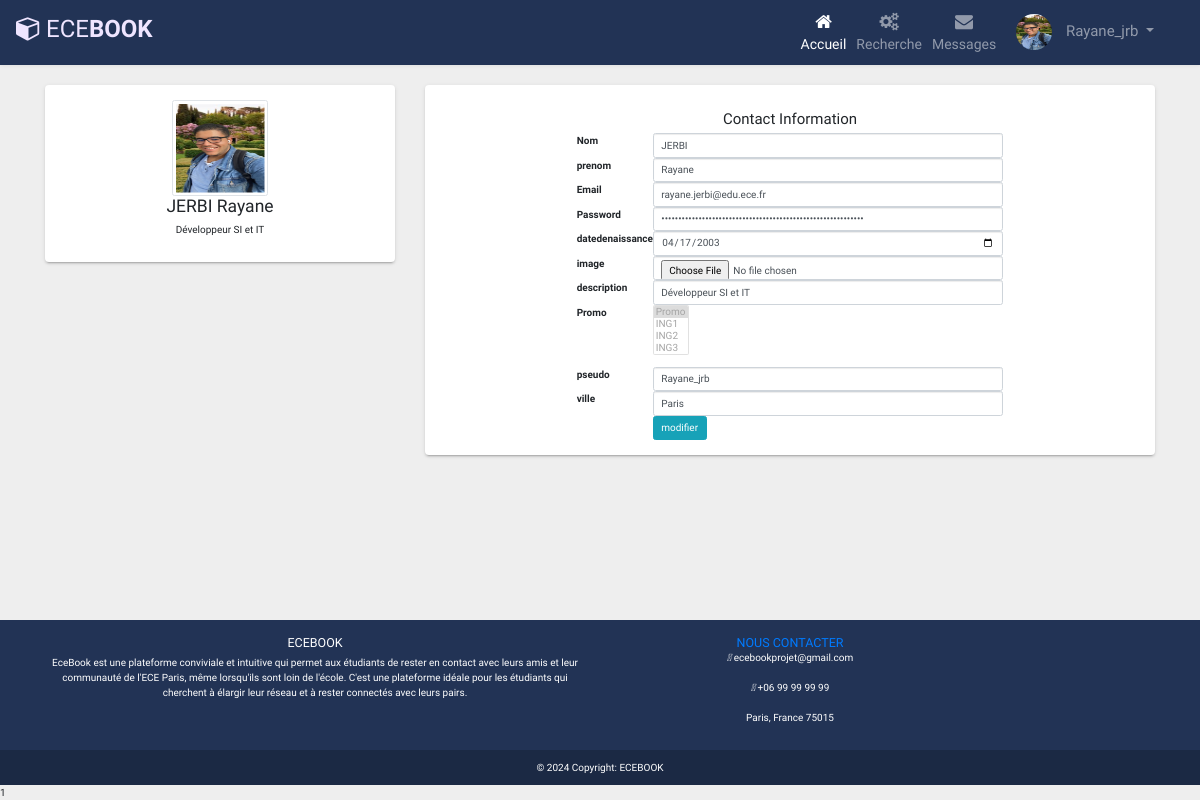
The app's page /views/updateUser.php (signed in) with its own data.
### tables this page shows
CREATE TABLE IF NOT EXISTS `utilisateur` (
  `id_user` int NOT NULL AUTO_INCREMENT,
  `nom` varchar(255) DEFAULT NULL,
  `prenom` varchar(255) DEFAULT NULL,
  `image` varchar(255) NOT NULL,
  `ville` varchar(255) DEFAULT NULL,
  `adressemail` varchar(255) DEFAULT NULL,
  `mdp` varchar(255) DEFAULT NULL,
  `roll` enum('etudiant','professeur','admin') DEFAULT 'etudiant',
  `promo` text,
  `datedenaissance` date DEFAULT NULL,
  `description` varchar(255) DEFAULT NULL,
  `pseudo` varchar(255) DEFAULT NULL,
  `code_confirmation` varchar(255) NOT NULL,
  `confirmer` tinyint(1) DEFAULT 1,
  PRIMARY KEY (`id_user`)
);

### controller/database.php (called while the page is built, shortened)
<?php
class Database{
    private static $dns;
    private static $user;
    private static $password;
    private static $database;
    public function __construct()
    {
        self::$dns = "mysql:host=localhost;dbname=ecebook;port=3306";
        self::$user = "root";
        self::$password = "";
        try {
            self::$database = new PDO(self::$dns, self::$user, self::$password);
            self::$database->setAttribute(PDO::ATTR_ERRMODE, PDO::ERRMODE_EXCEPTION);
        } catch(PDOException $e) {
            echo "Erreur de connexion à la base de données: " . $e->getMessage();
            die();
        }
    }
    public static function getInstance() {
        return self::$database;
    }
public function GetUserById($user_id) {
    $database = self::getInstance();
    $query = "SELECT * FROM utilisateur  WHERE id_user = ?";
    $statement = $database->prepare($query);
    $statement->bindParam(1, $user_id, PDO::PARAM_INT);
    $statement->execute();
    $user = $statement->fetch(PDO::FETCH_ASSOC);
    return $user;
}
}

### views/updateUser.php (the view, shortened to what this page needs)
<!DOCTYPE html>
<html lang="en">
<head>
    <link rel="stylesheet" href="https://maxcdn.bootstrapcdn.com/bootstrap/3.3.7/css/bootstrap.min.css">
</head>
<body>
<?php require("../model/navbar.php") ?>
<form action="../model/updateUser.php" method="POST" enctype="multipart/form-data">
<div class="container bootstrap snippets bootdey">
<div class="row ng-scope">
    <div class="col-md-4">
        <div class="panel panel-default">
            <div class="panel-body text-center">
                <div class="pv-lg">
                <?php
					if($user["image"] != null) : ?>
						<img src="../uploads/<?=  $user["image"] ?>" class="center-block img-responsive img-circle img-thumbnail thumb96"
                        alt="Contact">
                    <?php elseif ($user["image"] == null) : ?>
						<img src="../uploads/avatar.png" class="center-block img-responsive img-circle img-thumbnail thumb96"
                        alt="Contact">
                    <?php endif ; ?>
                </div>
                <h3 class="m0 text-bold"><?= $user["nom"] . " " . $user["prenom"]  ?></h3>
                <div class="mv-lg">
                    <p><?=  $user["description"]  ?></p>
                </div>
            </div>
        </div>
    </div>
    <div class="col-md-8">
        <div class="panel panel-default">
            <div class="panel-body">
                <div class="h4 text-center">Contact Information</div>
                <div class="row pv-lg">
                    <div class="col-lg-2"></div>
                    <div class="col-lg-8">
                        <form class="form-horizontal ng-pristine ng-valid">
                            <div class="form-group">
                                <label class="col-sm-2 control-label" for="inputContact1">Nom</label>
                                <div class="col-sm-10">
                                    <input class="form-control" id="inputContact1" name="nom" type="text" placeholder="" value="<?=  $user["nom"] ?>" required>
                                </div>
                            </div>
                            <div class="form-group">
                                <label class="col-sm-2 control-label" for="inputContact2">prenom</label>
                                <div class="col-sm-10">
                                    <input class="form-control" id="inputContact2" name="prenom" type="text" value="<?= $user["prenom"]  ?>" required>
                                </div>
                            </div>
                            <div class="form-group">
                                <label class="col-sm-2 control-label" for="inputContact3">Email</label>
                                <div class="col-sm-10">
                                    <input  class="form-control" id="email"  name="email" type="email" value="<?=  $user["adressemail"] ?>" required>
                                </div>
                            </div>
                            <div class="form-group">
                                <label class="col-sm-2 control-label" for="inputContact4">Password</label>
                                <div class="col-sm-10">
                                    <input class="form-control" id="inputContact4" name="motdepasse" type="password" placeholder="Tapez votre mot de passe..." minlength="10" value="<?=  $user['mdp'] ?: '' ?>" required>
                                </div>
                            </div>
                            <div class="form-group">
                                <label class="col-sm-2 control-label" for="inputContact5">datedenaissance</label>
                                <div class="col-sm-10">
                                    <input class="form-control" name="naissance" id="inputContact5" type="date" value="<?=  $user["datedenaissance"] ?>"required>
                                </div>
                            </div>
                            <div class="form-group">
                                <label class="col-sm-2 control-label" for="inputContact6">image</label>
                                <div class="col-sm-10">
                                    <input class="form-control" name="image" id="inputContact6" type="file" value="<?=  $user["image"] ?>">
                                </div>
                            </div>
                            <div class="form-group">
                                <label class="col-sm-2 control-label" for="inputContact7">description</label>
                                <div class="col-sm-10">
                                    <input class="form-control"  name="description" id="inputContact7" type="text" value="<?=  $user["description"] ?>"required>
                                </div>
                            </div>
                            <div class="form-group" id="promo-group">
                                <label class="col-sm-2 control-label" for="inputContact8">Promo</label>
                                <div class="col-sm-10">
                                <select multiple class="form-select form-select-lg mb-3" aria-label=".form-select-lg example" id="select-group-promo" name="choixPromo[]">
                                        <option selected>Promo</option>
                                        <option value="ING1">ING1</option>
                                        <option value="ING2">ING2</option>
                                        <option value="ING3">ING3</option>
                                        <option value="ING4">ING4</option>
                                    </select>
                                    </div>
                                </div>
                            <div class="form-group">
                                <label class="col-sm-2 control-label" for="inputContact7">pseudo</label>
                                <div class="col-sm-10">
                                    <input class="form-control"  name="pseudo" id="inputContact7" type="text" value="<?=  $user["pseudo"] ?>"required>
                                </div>
                            </div>
                            <div class="form-group">
                                <label class="col-sm-2 control-label" for="inputContact8">ville</label>
                                <div class="col-sm-10">
                                    <input class="form-control" name="ville" id="inputContact8" type="text" placeholder="ville" value="<?= $user["ville"]  ?>"required>
                                </div>
                            </div>
                            <div class="form-group">
                                <div class="col-sm-offset-2 col-sm-10">
                                    <button name="submit" class="btn btn-info" type="submit">modifier</button>
                                </div>
                            </div>
                        </form>
                    </div>
                </div>
            </div>
        </div>
    </div>
</div>
</div>
</form>
<?=include("footer.php")?>
</body>
</html>

### model/navbar.php (shortened to what this page needs)
<?php
require_once("../controller/database.php");
if(isset($_SESSION["id_user"])){
	$db = new Database();
	$user = $db->GetUserById($_SESSION["id_user"]);
}
?>
<!DOCTYPE html>
<html lang="en">
<head>
<link rel="stylesheet" href="https://stackpath.bootstrapcdn.com/bootstrap/4.5.0/css/bootstrap.min.css">
<link rel="stylesheet" href="https://maxcdn.bootstrapcdn.com/font-awesome/4.7.0/css/font-awesome.min.css">
<link rel="stylesheet" href="../style/navbar.css">
</head>
<body>
<nav class="navbar navbar-expand-xl navbar-dark bg-dark">
	<a href="#" class="navbar-brand"><i class="fa fa-cube"></i>ECE<b>BOOK</b></a>
	<div id="navbarCollapse" class="collapse navbar-collapse justify-content-start">
		<?php if(isset($_SESSION["id_user"])) : ?>
		<div class="navbar-nav ml-auto">
			<a href="../views/index2.php" class="nav-item nav-link active"><i class="fa fa-home"></i><span>Accueil</span></a>
			<a href="../views/navSearchUsers.php" class="nav-item nav-link"><i class="fa fa-gears"></i><span>Recherche</span></a>
			<a href="../views/messagerie.php" class="nav-item nav-link"><i class="fa fa-envelope"></i><span>Messages</span></a>
			<div class="nav-item dropdown">
				<a href="#" data-toggle="dropdown" class="nav-item nav-link dropdown-toggle user-action">
				<?php
					if($user["image"] != null) : ?>
						<img src="../uploads/<?=  $user["image"] ?>" class="avatar" alt="Avatar"> <?=  $user["pseudo"] ?>
                    <?php elseif ($user["image"] == null) : ?>
						<img src="../uploads/avatar.png" class="avatar" alt="Avatar"> <?=$user["pseudo"] ?>
                    <?php endif ; ?>
				</a>
			</div>
		</div>
        <?php endif ; ?>
	</div>
</nav>
</body>
</html>

### style/navbar.css (style rules this page uses)
body { background: #eeeeee; font-family: 'Varela Round', sans-serif; }
.navbar { color: #fff; background: #223355 !important; padding: 5px 16px; border-radius: 0; border: none; box-shadow: 0 0 4px rgba(0, 0, 0, .1); }
.navbar img { border-radius: 50%; width: 36px; height: 36px; margin-right: 10px; }
.navbar .navbar-brand { color: #efe5ff; padding-left: 0; padding-right: 50px; font-size: 24px; }
.navbar .navbar-brand i { font-size: 25px; margin-right: 5px; }
.navbar .nav-item i { font-size: 18px; }
.navbar .nav-item span { position: relative; top: 3px; }
.navbar .navbar-nav>a { color: #efe5ff; padding: 8px 15px; font-size: 14px; }
.navbar .navbar-nav>a>i { display: block; text-align: center; }
.navbar .navbar-nav .user-action { padding: 9px 15px; font-size: 15px; }

### views/updateUser.php (style rules this page uses)
body { margin-top:20px; background:#f5f7fa; }
.panel.panel-default { border-top-width: 3px; }
.panel { box-shadow: 0 3px 1px -2px rgba(0,0,0,.14),0 2px 2px 0 rgba(0,0,0,.098),0 1px 5px 0 rgba(0,0,0,.084); border: 0; border-radius: 4px; margin-bottom: 16px; }
.thumb96 { width: 96px!important; height: 96px!important; }

### records on screen
utilisateur: image (picture), pseudo "Rayane_jrb", nom "JERBI", prenom "Rayane", description "Développeur SI et IT", email "rayane.jerbi@edu.ece.fr", naissance "04/17/2003", ville "Paris"

### other values on screen
include("footer.php") "1"
